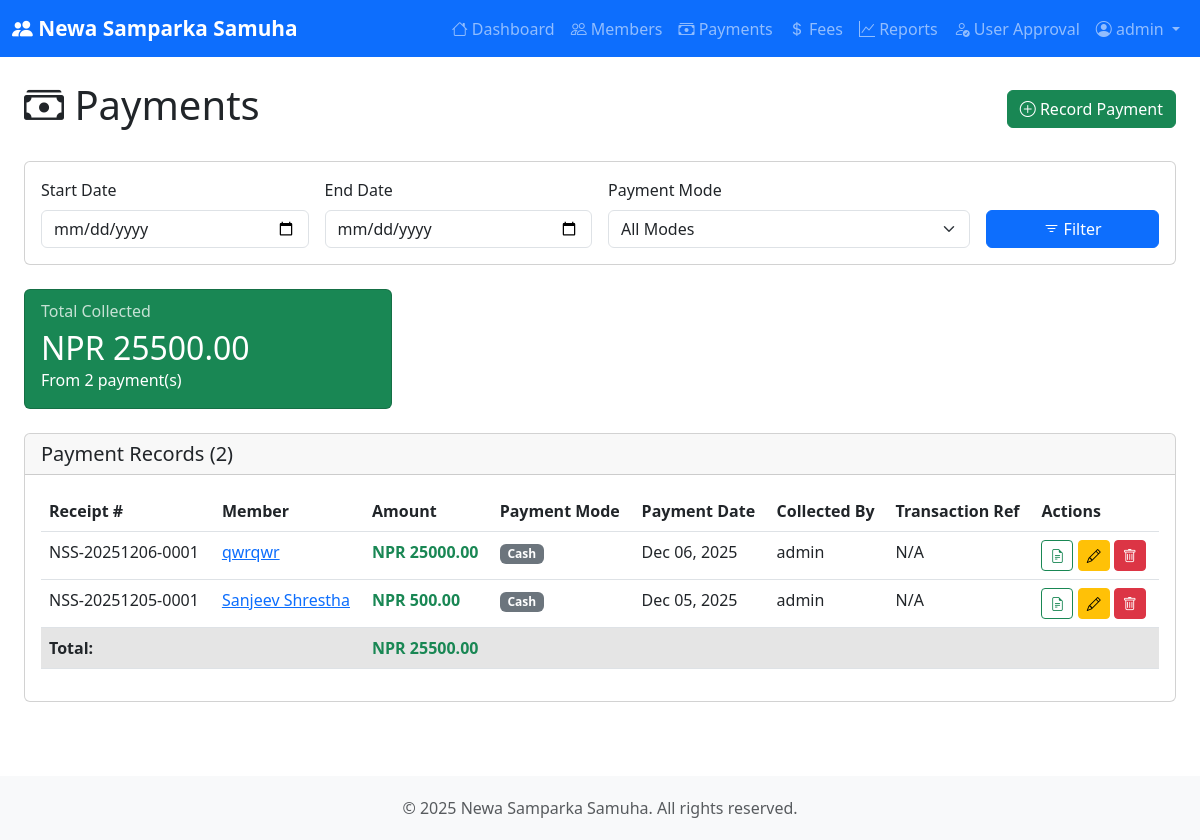
/payments/ (signed in), run on the app's committed database.
### membership/models.py (models this page shows, shortened)
class Payment(models.Model):
    member = models.ForeignKey(
        Member,
        on_delete=models.CASCADE,
        related_name='payments',
        verbose_name="Member"
    )
    membership_fee = models.ForeignKey(
        MembershipFee,
        on_delete=models.PROTECT,
        related_name='payments',
        verbose_name="Fee Structure"
    )
    amount = models.DecimalField(
        max_digits=10,
        decimal_places=2,
        verbose_name="Payment Amount"
    )
    payment_date = models.DateField(default=timezone.now, verbose_name="Payment Date")
    PAYMENT_MODE_CHOICES = [
        ('CASH', 'Cash'),
        ('BANK_TRANSFER', 'Bank Transfer'),
        ('ONLINE', 'Online Payment'),
        ('CHEQUE', 'Cheque'),
    ]
    payment_mode = models.CharField(
        max_length=20,
        choices=PAYMENT_MODE_CHOICES,
        verbose_name="Payment Mode"
    )
    transaction_reference = models.CharField(
        max_length=100,
        blank=True,
        null=True,
        verbose_name="Transaction Reference"
    )
    receipt_number = models.CharField(
        max_length=50,
        unique=True,
        verbose_name="Receipt Number"
    )
    collected_by = models.CharField(
        max_length=100,
        blank=True,
        null=True,
        verbose_name="Collected By"
    )
    remarks = models.TextField(
        blank=True,
        null=True,
        verbose_name="Remarks"
    )
    created_at = models.DateTimeField(auto_now_add=True)
    updated_at = models.DateTimeField(auto_now=True)
    class Meta:
        ordering = ['-payment_date']
        verbose_name = "Payment"
        verbose_name_plural = "Payments"

class Member(models.Model):
    name = models.CharField(max_length=200, verbose_name="Full Name")
    phone_regex = RegexValidator(
        regex=r'^\+?1?\d{9,15}$',
        message="Phone number must be entered in the format: '+999999999'. Up to 15 digits allowed."
    )
    phone_number = models.CharField(
        validators=[phone_regex],
        max_length=17,
        verbose_name="Phone Number"
    )
    email = models.EmailField(verbose_name="Email Address")
    permanent_address = models.TextField(verbose_name="Permanent Address")
    current_address = models.TextField(verbose_name="Current Address")
    date_of_birth = models.DateField(
        verbose_name="Date of Birth",
        blank=True,
        null=True
    )
    photograph = models.ImageField(
        upload_to='member_photos/',
        verbose_name="Photograph",
        blank=True,
        null=True,
        help_text="Upload member's photograph (JPG, PNG)"
    )
    father_name = models.CharField(max_length=200, verbose_name="Father's Name")
    mother_name = models.CharField(max_length=200, verbose_name="Mother's Name")
    spouse_name = models.CharField(
        max_length=200,
        blank=True,
        null=True,
        verbose_name="Spouse Name"
    )
    citizenship_number = models.CharField(
        max_length=50,
        unique=True,
        verbose_name="Citizenship Number"
    )
    citizenship_issue_date = models.DateField(
        verbose_name="Citizenship Issue Date",
        blank=True,
        null=True
    )
    citizenship_issue_district = models.CharField(
        max_length=100,
        verbose_name="Citizenship Issue District",
        blank=True,
        null=True
    )
    MEMBERSHIP_CHOICES = [
        ('REGULAR', 'Regular'),
        ('LIFETIME', 'Lifetime Membership'),
    ]
    membership_type = models.CharField(
        max_length=20,
        choices=MEMBERSHIP_CHOICES,
        default='REGULAR',
        verbose_name="Membership Type"
    )
    membership_number = models.CharField(
        max_length=50,
        unique=True,
        verbose_name="Membership Number"
    )
    join_date = models.DateField(default=timezone.now, verbose_name="Join Date")
    is_active = models.BooleanField(default=True, verbose_name="Active Status")
    PAYMENT_FREQUENCY_CHOICES = [
        ('ANNUAL', 'Annual'),
        ('MONTHLY', 'Monthly'),
    ]
    payment_frequency = models.CharField(
        max_length=20,
        choices=PAYMENT_FREQUENCY_CHOICES,
        default='ANNUAL',
        verbose_name="Payment Frequency",
        help_text="How often member pays (only for Regular members)"
    )
    last_payment_date = models.DateField(
        blank=True,
        null=True,
        verbose_name="Last Payment Date",
        help_text="Date of most recent payment"
    )
    membership_valid_until = models.DateField(
        blank=True,
        null=True,
        verbose_name="Membership Valid Until",
        help_text="Date when membership expires (null for lifetime members)"
    )
    created_at = models.DateTimeField(auto_now_add=True)
    updated_at = models.DateTimeField(auto_now=True)
    class Meta:
        ordering = ['-join_date']
        verbose_name = "Member"
        verbose_name_plural = "Members"

### membership/views.py (the view)
# urls.py: path('payments/', views.payment_list, name='payment_list'),
@login_required
def payment_list(request):
    payments = Payment.objects.all()
    start_date = request.GET.get('start_date', '')
    end_date = request.GET.get('end_date', '')
    if start_date:
        payments = payments.filter(payment_date__gte=start_date)
    if end_date:
        payments = payments.filter(payment_date__lte=end_date)
    payment_mode = request.GET.get('payment_mode', '')
    if payment_mode:
        payments = payments.filter(payment_mode=payment_mode)
    total_amount = payments.aggregate(total=Sum('amount'))['total'] or 0
    context = {
        'payments': payments.order_by('-payment_date'),
        'total_amount': total_amount,
        'start_date': start_date,
        'end_date': end_date,
        'payment_mode': payment_mode,
    }
    return render(request, 'membership/payment_list.html', context)

### membership/templates/membership/payment_list.html (shortened to what this page needs)
{% extends 'membership/base.html' %}
{% block content %}
<div class="container-fluid">
    <div class="d-flex justify-content-between align-items-center mb-4">
        <h1><i class="bi bi-cash-stack"></i> Payments</h1>
        <a href="{% url 'membership:payment_add' %}" class="btn btn-success">
            <i class="bi bi-plus-circle"></i> Record Payment
        </a>
    </div>
    <div class="card mb-4">
        <div class="card-body">
            <form method="get" class="row g-3">
                <div class="col-md-3">
                    <label for="start_date" class="form-label">Start Date</label>
                    <input type="date" class="form-control" id="start_date" name="start_date" value="{{ start_date }}">
                </div>
                <div class="col-md-3">
                    <label for="end_date" class="form-label">End Date</label>
                    <input type="date" class="form-control" id="end_date" name="end_date" value="{{ end_date }}">
                </div>
                <div class="col-md-4">
                    <label for="payment_mode" class="form-label">Payment Mode</label>
                    <select class="form-select" id="payment_mode" name="payment_mode">
                        <option value="">All Modes</option>
                    </select>
                </div>
                <div class="col-md-2 d-flex align-items-end">
                    <button type="submit" class="btn btn-primary w-100">
                        <i class="bi bi-filter"></i> Filter
                    </button>
                </div>
            </form>
        </div>
    </div>
    <div class="row mb-4">
        <div class="col-md-4">
            <div class="card bg-success text-white">
                <div class="card-body">
                    <h6 class="card-subtitle mb-2 opacity-75">Total Collected</h6>
                    <h2 class="card-title mb-0">NPR {{ total_amount|floatformat:2 }}</h2>
                    <p class="card-text mb-0">From {{ payments.count }} payment(s)</p>
                </div>
            </div>
        </div>
    </div>
    <div class="card">
        <div class="card-header">
            <h5 class="mb-0">Payment Records ({{ payments.count }})</h5>
        </div>
        <div class="card-body">
            {% if payments %}
            <div class="table-responsive">
                <table class="table table-hover">
                    <thead>
                        <tr>
                            <th>Receipt #</th>
                            <th>Member</th>
                            <th>Amount</th>
                            <th>Payment Mode</th>
                            <th>Payment Date</th>
                            <th>Collected By</th>
                            <th>Transaction Ref</th>
                            <th>Actions</th>
                        </tr>
                    </thead>
                    <tbody>
                        {% for payment in payments %}
                        <tr>
                            <td>{{ payment.receipt_number }}</td>
                            <td>
                                <a href="{% url 'membership:member_detail' payment.member.pk %}">
                                    {{ payment.member.name }}
                                </a>
                            </td>
                            <td class="text-success fw-bold">NPR {{ payment.amount|floatformat:2 }}</td>
                            <td>
                                <span class="badge bg-secondary">
                                    {{ payment.get_payment_mode_display }}
                                </span>
                            </td>
                            <td>{{ payment.payment_date|date:"M d, Y" }}</td>
                            <td>{{ payment.collected_by|default:"N/A" }}</td>
                            <td>{{ payment.transaction_reference|default:"N/A" }}</td>
                            <td class="text-nowrap">
                                <a href="{% url 'membership:payment_receipt' payment.pk %}"
                                   class="btn btn-sm btn-outline-success" target="_blank" title="View Receipt">
                                    <i class="bi bi-file-earmark-text"></i>
                                </a>
                                <a href="{% url 'membership:payment_edit' payment.pk %}"
                                   class="btn btn-sm btn-warning" title="Edit Payment">
                                    <i class="bi bi-pencil"></i>
                                </a>
                                <a href="{% url 'membership:payment_delete' payment.pk %}"
                                   class="btn btn-sm btn-danger" title="Delete Payment">
                                    <i class="bi bi-trash"></i>
                                </a>
                            </td>
                        </tr>
                        {% endfor %}
                    </tbody>
                    <tfoot class="table-active">
                        <tr>
                            <th colspan="2">Total:</th>
                            <th class="text-success">NPR {{ total_amount|floatformat:2 }}</th>
                            <th colspan="5"></th>
                        </tr>
                    </tfoot>
                </table>
            </div>
            {% else %}
            <p class="text-muted text-center py-4">No payments found.</p>
            {% endif %}
        </div>
    </div>
</div>
{% endblock %}

### membership/templates/membership/base.html (shortened to what this page needs)
<!DOCTYPE html>
<html lang="en">
<head>
    <link href="https://cdn.jsdelivr.net/npm/bootstrap@5.3.0/dist/css/bootstrap.min.css" rel="stylesheet">
    <link rel="stylesheet" href="https://cdn.jsdelivr.net/npm/bootstrap-icons@1.11.0/font/bootstrap-icons.css">
</head>
<body>
    <nav class="navbar navbar-expand-lg navbar-dark bg-primary no-print">
        <div class="container-fluid">
            <a class="navbar-brand" href="{% url 'membership:home' %}">
                <i class="bi bi-people-fill"></i> Newa Samparka Samuha
            </a>
            <div class="collapse navbar-collapse" id="navbarNav">
                <ul class="navbar-nav ms-auto">
                    {% if user.is_authenticated %}
                    <li class="nav-item">
                        <a class="nav-link" href="{% url 'membership:home' %}">
                            <i class="bi bi-house"></i> Dashboard
                        </a>
                    </li>
                    <li class="nav-item">
                        <a class="nav-link" href="{% url 'membership:member_list' %}">
                            <i class="bi bi-people"></i> Members
                        </a>
                    </li>
                    <li class="nav-item">
                        <a class="nav-link" href="{% url 'membership:payment_list' %}">
                            <i class="bi bi-cash-stack"></i> Payments
                        </a>
                    </li>
                    <li class="nav-item">
                        <a class="nav-link" href="{% url 'membership:fee_list' %}">
                            <i class="bi bi-currency-dollar"></i> Fees
                        </a>
                    </li>
                    <li class="nav-item">
                        <a class="nav-link" href="{% url 'membership:revenue_report' %}">
                            <i class="bi bi-graph-up"></i> Reports
                        </a>
                    </li>
                    {% if user.is_superuser or user.is_staff %}
                    <li class="nav-item">
                        <a class="nav-link" href="{% url 'membership:user_approval_list' %}">
                            <i class="bi bi-person-check"></i> User Approval
                        </a>
                    </li>
                    {% endif %}
                    <li class="nav-item dropdown">
                        <a class="nav-link dropdown-toggle" href="#" id="userDropdown" role="button"
                           data-bs-toggle="dropdown" aria-expanded="false">
                            <i class="bi bi-person-circle"></i> {{ user.first_name|default:user.username }}
                        </a>
                    </li>
                    {% endif %}
                </ul>
            </div>
        </div>
    </nav>
    <main class="container-fluid py-4">
        {% block content %}{% endblock %}
    </main>
    <footer class="text-center no-print">
        <div class="container">
            <p class="text-muted mb-0">
                &copy; 2025 Newa Samparka Samuha. All rights reserved.
            </p>
        </div>
    </footer>
</body>
</html>

### membership/templates/membership/base.html (style rules this page uses)
.navbar-brand { font-weight: bold; font-size: 1.3rem; }
footer { margin-top: 50px; padding: 20px 0; background-color: #f8f9fa; }

### data on the page
Payment: receipt_number "NSS-20251206-0001", member.name "qwrqwr", amount "25000.00", payment_mode "Cash", payment_date "Dec 06, 2025", collected_by "admin", transaction_reference "N/A"
Payment: receipt_number "NSS-20251205-0001", member.name "Sanjeev Shrestha", amount "500.00", payment_mode "Cash", payment_date "Dec 05, 2025", collected_by "admin", transaction_reference "N/A"

### other printed values
{{ user.first_name|default:user.username }} "admin"
{{ total_amount|floatformat:2 }} "25500.00"
{{ payments.count }} "2"
